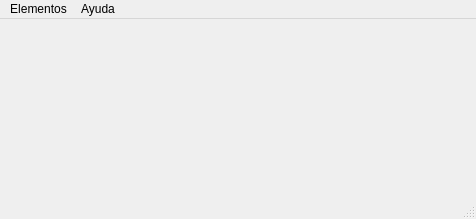
<?xml version="1.0" encoding="UTF-8"?>
<ui version="4.0">
 <class>MainWindow</class>
 <widget class="QMainWindow" name="MainWindow">
  <property name="geometry">
   <rect>
    <x>0</x>
    <y>0</y>
    <width>476</width>
    <height>219</height>
   </rect>
  </property>
  <property name="windowTitle">
   <string>MainWindow</string>
  </property>
  <widget class="QWidget" name="centralwidget"/>
  <widget class="QMenuBar" name="menubar">
   <property name="geometry">
    <rect>
     <x>0</x>
     <y>0</y>
     <width>476</width>
     <height>21</height>
    </rect>
   </property>
   <widget class="QMenu" name="menuElementos">
    <property name="title">
     <string>Elementos</string>
    </property>
    <addaction name="actionAgregair_elementos"/>
    <addaction name="actionEliminar_elementos"/>
    <addaction name="separator"/>
    <addaction name="actionSalir"/>
   </widget>
   <widget class="QMenu" name="menuAcerca_de">
    <property name="title">
     <string>Ayuda</string>
    </property>
    <addaction name="actionAcerca_de"/>
   </widget>
   <addaction name="menuElementos"/>
   <addaction name="menuAcerca_de"/>
  </widget>
  <widget class="QStatusBar" name="statusbar"/>
  <action name="actionAgregair_elementos">
   <property name="text">
    <string>Agregar elementos</string>
   </property>
  </action>
  <action name="actionEliminar_elementos">
   <property name="text">
    <string>Eliminar  elementos</string>
   </property>
  </action>
  <action name="actionSalir">
   <property name="text">
    <string>Salir</string>
   </property>
  </action>
  <action name="actionAcerca_de">
   <property name="text">
    <string>Acerca de</string>
   </property>
  </action>
 </widget>
 <resources/>
 <connections/>
</ui>
